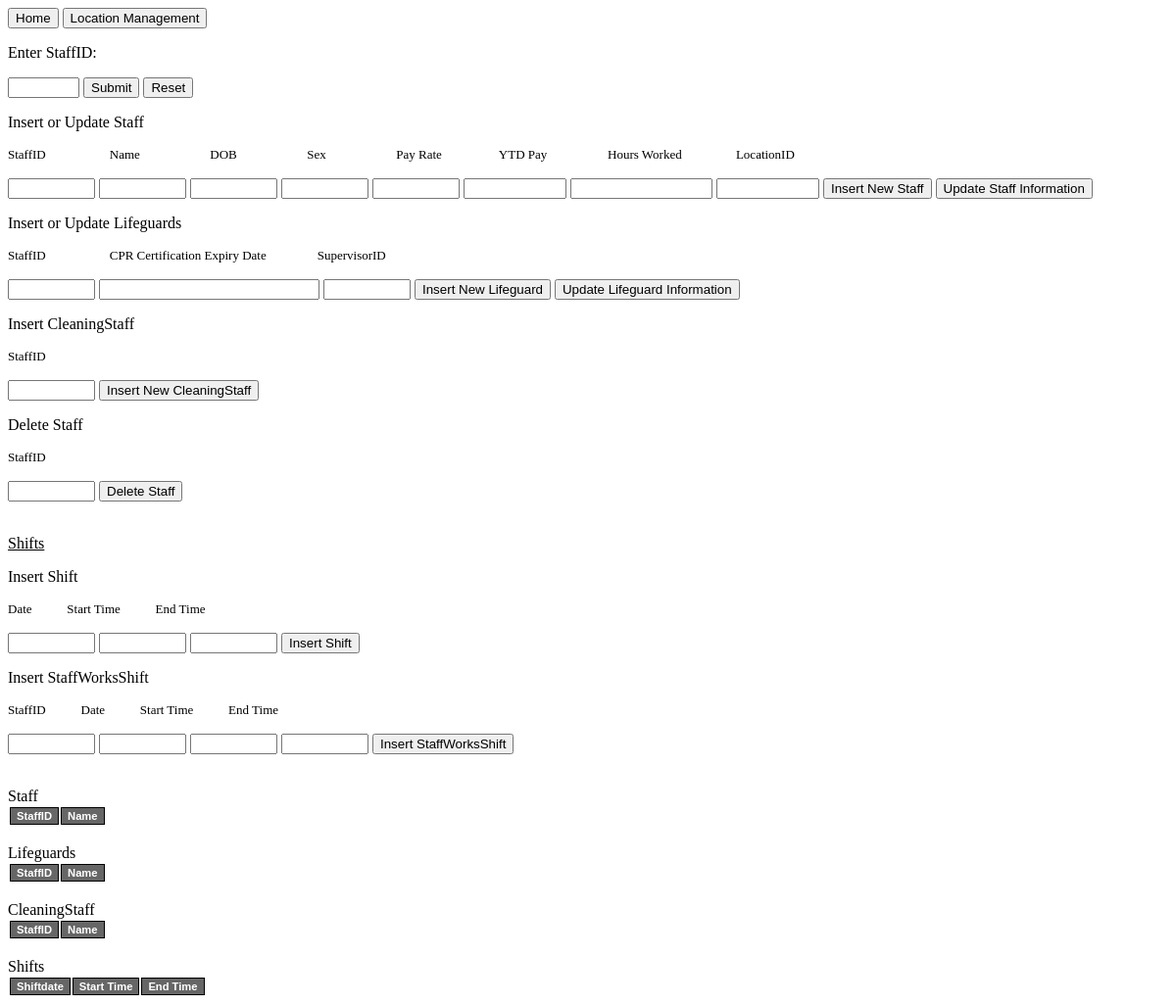
/staff.php, run on an earlier commit of the app's database.
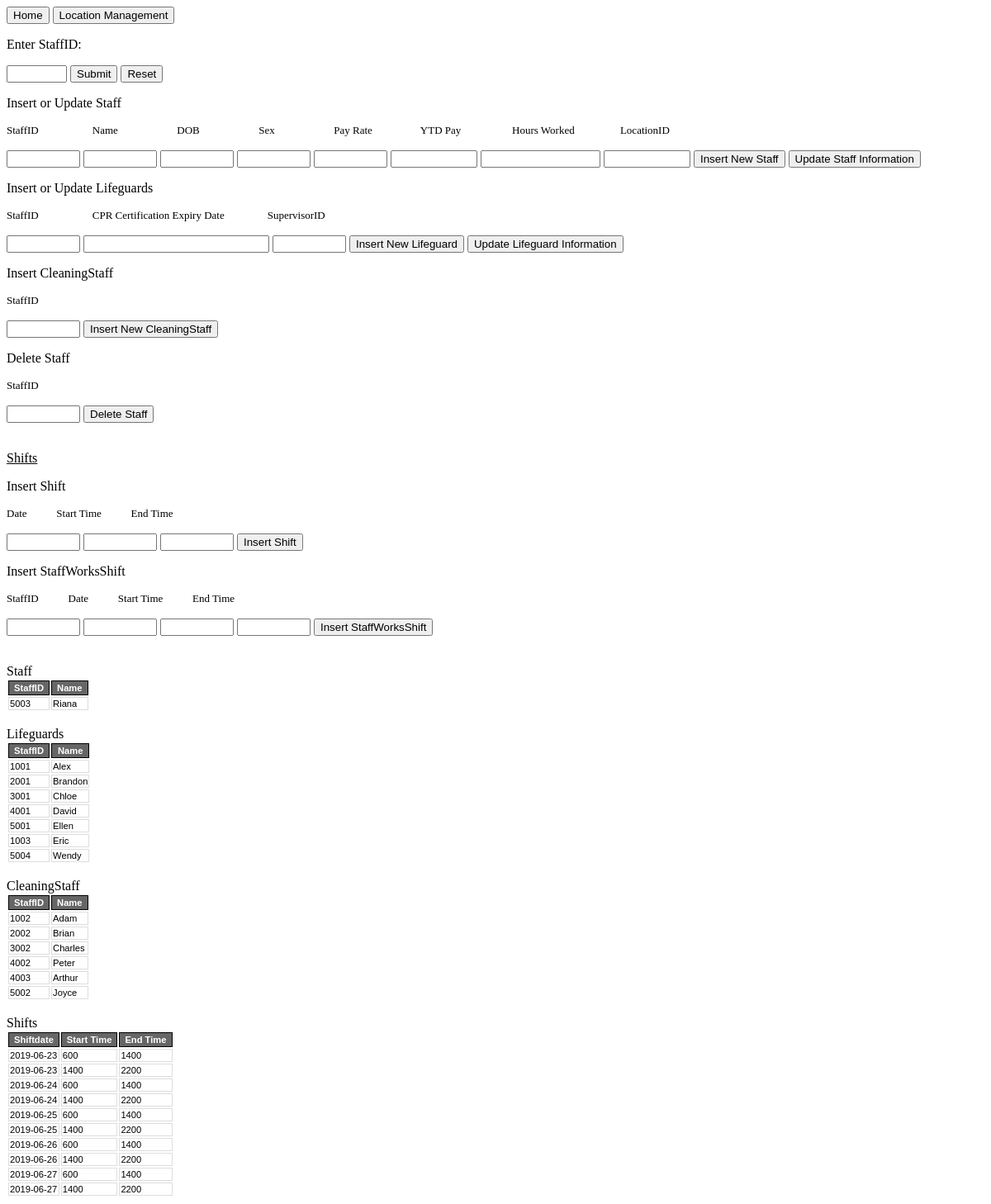
And on a later commit of the database.
### tables this page shows
CREATE TABLE Staff(
	StaffID INTEGER,
	Name CHAR(30),
	DOB DATE,
	Sex CHAR(1),
	Pay_Rate REAL,
	YTD_Pay REAL,
	Hours_Worked_In_Current_Period INTEGER,
	LocationID INTEGER NOT NULL,
	PRIMARY KEY (StaffID),
	FOREIGN KEY (LocationID) REFERENCES Location(LocationID));

CREATE TABLE Lifeguard(
	StaffID INTEGER,
	CPR_Certification_Expiry_Date DATE,
	SupervisorID INTEGER,
	PRIMARY KEY (StaffID),
	FOREIGN KEY (StaffID) REFERENCES Staff(StaffID),
	FOREIGN KEY (SupervisorID) REFERENCES Lifeguard(StaffID));

CREATE TABLE CleaningStaff(
	StaffID INTEGER,
	PRIMARY KEY (StaffID),
	FOREIGN KEY (StaffID) REFERENCES Staff(StaffID));

CREATE TABLE Shift(
	Shiftdate DATE,
	Start_Time SMALLINT,
	End_Time SMALLINT,
	PRIMARY KEY (Shiftdate, Start_Time, End_Time));

### staff.php (the view, shortened to what this page needs)
<p>
<button onclick="window.location.href = 'home.php';">Home</button>
<button onclick="window.location.href = 'locationManagement.php';">Location Management</button>
</p>
<p>Enter StaffID:</p>
<form method="POST" action="staff.php">
<p><input type="text" name="insStaffID" size="6">
<input type="submit" value="Submit" name="selectStaffID">
<input type="submit" value="Reset" name="selectAll"></p>
</form>
<p>Insert or Update Staff</p>
<p>
  <font size="2"> StaffID&nbsp;&nbsp;&nbsp;&nbsp;&nbsp;&nbsp;&nbsp;&nbsp;&nbsp;&nbsp;&nbsp;&nbsp;&nbsp;&nbsp;&nbsp;&nbsp;&nbsp;&nbsp;&nbsp;
  Name&nbsp;&nbsp;&nbsp;&nbsp;&nbsp;&nbsp;&nbsp;&nbsp;&nbsp;&nbsp;&nbsp;&nbsp;&nbsp;&nbsp;&nbsp;&nbsp;&nbsp;&nbsp;&nbsp;&nbsp;&nbsp;
  DOB&nbsp;&nbsp;&nbsp;&nbsp;&nbsp;&nbsp;&nbsp;&nbsp;&nbsp;&nbsp;&nbsp;&nbsp;&nbsp;&nbsp;&nbsp;&nbsp;&nbsp;&nbsp;&nbsp;&nbsp;&nbsp;
  Sex&nbsp;&nbsp;&nbsp;&nbsp;&nbsp;&nbsp;&nbsp;&nbsp;&nbsp;&nbsp;&nbsp;&nbsp;&nbsp;&nbsp;&nbsp;&nbsp;&nbsp;&nbsp;&nbsp;&nbsp;&nbsp;
  Pay Rate&nbsp;&nbsp;&nbsp;&nbsp;&nbsp;&nbsp;&nbsp;&nbsp;&nbsp;&nbsp;&nbsp;&nbsp;&nbsp;&nbsp;&nbsp;&nbsp;&nbsp;
  YTD Pay&nbsp;&nbsp;&nbsp;&nbsp;&nbsp;&nbsp;&nbsp;&nbsp;&nbsp;&nbsp;&nbsp;&nbsp;&nbsp;&nbsp;&nbsp;&nbsp;&nbsp;&nbsp;
  Hours Worked&nbsp;&nbsp;&nbsp;&nbsp;&nbsp;&nbsp;&nbsp;&nbsp;&nbsp;&nbsp;&nbsp;&nbsp;&nbsp;&nbsp;&nbsp;&nbsp;
  LocationID</font>
</p>
<form method="POST" action="staff.php">
   <p>
      <input type="text" name="StaffID" size="8">
      <input type="text" name="Name" size="8">
      <input type="text" name="DOB" size="8">
      <input type="text" name="Sex" size="8">
      <input type="text" name="PayRate" size="8">
      <input type="text" name="YTDPay" size="10">
      <input type="text" name="HoursWorkedInCurrentPeriod" size="15">
      <input type="text" name="LocationID" size="10">
      <input type="submit" value="Insert New Staff" name="insertStaff">
      <input type="submit" value="Update Staff Information" name="updateStaff">
   </p>
</form>
<p>Insert or Update Lifeguards</p>
<p>
  <font size="2"> StaffID&nbsp;&nbsp;&nbsp;&nbsp;&nbsp;&nbsp;&nbsp;&nbsp;&nbsp;&nbsp;&nbsp;&nbsp;&nbsp;&nbsp;&nbsp;&nbsp;&nbsp;&nbsp;&nbsp;
  CPR Certification Expiry Date&nbsp;&nbsp;&nbsp;&nbsp;&nbsp;&nbsp;&nbsp;&nbsp;&nbsp;&nbsp;&nbsp;&nbsp;&nbsp;&nbsp;&nbsp;
  SupervisorID
  </font>
</p>
<form method="POST" action="staff.php">
   <p>
      <input type="text" name="LifeguardStaffID" size="8">
      <input type="text" name="LifeguardCPRExpiryDate" size="25">
      <input type="text" name="LifeguardSupervisorID" size="8">
      <input type="submit" value="Insert New Lifeguard" name="insertLifeguard">
      <input type="submit" value="Update Lifeguard Information" name="updateLifeguard">
   </p>
</form>
<p>Insert CleaningStaff</p>
<p>
  <font size="2"> StaffID
  </font>
</p>
<form method="POST" action="staff.php">
   <p>
      <input type="text" name="CleaningStaffID" size="8">
      <input type="submit" value="Insert New CleaningStaff" name="insertCleaningStaff">
   </p>
</form>
<p>Delete Staff</p>
<p>
  <font size="2">StaffID</font>
</p>
<form method="POST" action="staff.php">
   <p>
      <input type="text" name="deleteStaffID" size="8">
      <input type="submit" value="Delete Staff" name="deleteStaff">
   </p>
</form>
<u>Shifts</u>
<p>Insert Shift</p>
<p>
  <font size="2"> Date&nbsp;&nbsp;&nbsp;&nbsp;&nbsp;&nbsp;&nbsp;&nbsp;&nbsp;&nbsp;
                  Start Time&nbsp;&nbsp;&nbsp;&nbsp;&nbsp;&nbsp;&nbsp;&nbsp;&nbsp;&nbsp;
                  End Time</font>
</p>
<form method="POST" action="staff.php">
   <p>
      <input type="text" name="insDate_shift" size="8">
      <input type="text" name="insStart_Time_shift" size="8">
      <input type="text" name="insEnd_Time_shift" size="8">
      <input type="submit" value="Insert Shift" name="insert_shift">
   </p>
</form>
<p>Insert StaffWorksShift</p>
<p>
  <font size="2"> StaffID&nbsp;&nbsp;&nbsp;&nbsp;&nbsp;&nbsp;&nbsp;&nbsp;&nbsp;&nbsp;
                  Date&nbsp;&nbsp;&nbsp;&nbsp;&nbsp;&nbsp;&nbsp;&nbsp;&nbsp;&nbsp;
                  Start Time&nbsp;&nbsp;&nbsp;&nbsp;&nbsp;&nbsp;&nbsp;&nbsp;&nbsp;&nbsp;
                  End Time</font>
</p>
<form method="POST" action="staff.php">
   <p>
      <input type="text" name="insStaffID_staffworksshift" size="8">
      <input type="text" name="insDate_staffworksshift" size="8">
      <input type="text" name="insStart_Time_staffworksshift" size="8">
      <input type="text" name="insEnd_Time_staffworksshift" size="8">
      <input type="submit" value="Insert StaffWorksShift" name="insert_staffworksshift">
   </p>
</form>
<html>
</html>
<?php
$conn = OpenCon();
function printTable($resultFromSQL, $namesOfColumnsArray, $namesOfSQLArray, $tablename, $id)
{
    echo '<br>'.$tablename.'<br>';
    echo "<table id=$id>";
    echo "<tr>";
    foreach ($namesOfColumnsArray as $name) {
        echo "<th>$name</th>";
    }
    echo "</tr>";
    while ($row = $resultFromSQL->fetch_assoc()) {
        echo "<tr>";
		foreach ($namesOfSQLArray as $name) {
			echo "<td>" . $row["$name"] . "</td>";
		}
        echo "</tr>";
    }
    echo "</table>";
}
if ($conn) {
	if (array_key_exists('selectStaffID', $_POST)) {
		$bind1 = $_POST['insStaffID'];
		$isLifeguard = $conn->query("SELECT COUNT(StaffID) AS Num FROM Lifeguard WHERE StaffID=$bind1");
		$isCleaningStaff = $conn->query("SELECT COUNT(StaffID) AS Num FROM CleaningStaff WHERE StaffID=$bind1");
		if($isLifeguard->fetch_assoc()['Num'] > 0) {
		    $result = $conn->query("SELECT s.StaffID, s.Name, s.DOB, s.Sex, s.Pay_Rate, s.YTD_Pay, s.Hours_Worked_In_Current_Period, s.LocationID, l.CPR_Certification_Expiry_Date, l.SupervisorID
			FROM Staff s, Lifeguard l
			WHERE l.StaffID=$bind1 AND s.StaffID = l.StaffID");
			$columnNames = array("StaffID", "Name", "DOB", "Sex", "Pay Rate", "YTD Pay", "Hours Worked In Current Period", "LocationID", "CPR Certification Expiry Date", "SupervisorID");
		    $selectNames = array("StaffID", "Name", "DOB", "Sex", "Pay_Rate", "YTD_Pay", "Hours_Worked_In_Current_Period", "LocationID", "CPR_Certification_Expiry_Date", "SupervisorID");
		    printTable($result, $columnNames, $selectNames, "Staff", "Staff");
		} else if($isCleaningStaff->fetch_assoc()['Num'] > 0) {
		    $result = $conn->query("SELECT StaffID, Name, DOB, Sex, Pay_Rate, YTD_Pay, Hours_Worked_In_Current_Period, LocationID
			FROM Staff
			WHERE StaffID=$bind1");
		    $columnNames = array("StaffID", "Name", "DOB", "Sex", "Pay Rate", "YTD Pay", "Hours Worked In Current Period", "LocationID");
		    $selectNames = array("StaffID", "Name", "DOB", "Sex", "Pay_Rate", "YTD_Pay", "Hours_Worked_In_Current_Period", "LocationID");
		    printTable($result, $columnNames, $selectNames, "Staff", "Staff");
		    $result = $conn->query("SELECT cscr.Room_Num, cscr.LocationID, rcs.Last_Cleaned_Date, rcs.Additional_Notes FROM CleaningStaffCleansRoom cscr, RoomCleaningStatus rcs WHERE cscr.Room_Num=rcs.Room_Num AND cscr.LocationID=rcs.LocationID AND cscr.StaffID=$bind1");
		    $columnNames = array("Room Num", "LocationID", "Last Cleaned Date", "Additional Notes");
			$selectNames = array("Room_Num", "LocationID", "Last_Cleaned_Date", "Additional_Notes");
		    printTable($result, $columnNames, $selectNames, "Rooms Cleaned by Staff", "CleaningStaffCleansRooms");
		    $result = $conn->query("SELECT csml.Locker_Num, csml.LocationID, lms.Last_Maintenance_Date, lms.Additional_Notes FROM LockerMaintenanceStatus lms, CleaningStaffMaintainsLocker csml WHERE lms.Locker_Num=csml.Locker_Num AND lms.LocationID=csml.LocationID AND csml.StaffID=$bind1");
		    $columnNames = array("Locker #", "LocationID", "Last Maintenance Date", "Additional Notes");
			$selectNames = array("Locker_Num", "LocationID", "Last_Maintenance_Date", "Additional_Notes");
		    printTable($result, $columnNames, $selectNames, "Lockers Maintained by Staff", "CleaningStaffMaintainsLockers");
		} else {
			$result = $conn->query("SELECT StaffID, Name, DOB, Sex, Pay_Rate, YTD_Pay, Hours_Worked_In_Current_Period, LocationID  FROM Staff WHERE StaffID=$bind1");
			$columnNames = array("StaffID", "Name", "DOB", "Sex", "Pay Rate", "YTD Pay", "Hours Worked In Current Period", "LocationID");
			$selectNames = array("StaffID", "Name", "DOB", "Sex", "Pay_Rate", "YTD_Pay", "Hours_Worked_In_Current_Period", "LocationID");
			printTable($result, $columnNames, $selectNames, "Staff", "Staff");
		}
		$result = $conn->query("SELECT Shiftdate, Start_Time, End_Time FROM StaffWorksShift WHERE StaffID=$bind1");
		$columnNames = array("Shiftdate", "Start Time", "End Time");
		$selectNames = array("Shiftdate", "Start_Time", "End_Time");
		printTable($result, $columnNames, $selectNames, "This Staff's Shifts", "StaffWorksShift");
	} else {
    $staffResult = $conn->query("SELECT StaffID, Name
      FROM Staff
      WHERE StaffID NOT IN (SELECT StaffID FROM Lifeguard) AND StaffID NOT IN (SELECT StaffID FROM CleaningStaff)");
    $staffColumnNames = array("StaffID", "Name");
    printTable($staffResult, $staffColumnNames, $staffColumnNames, "Staff", "StaffAll");
    $lifeguardResult = $conn->query("SELECT lifeguard.StaffID, staff.Name FROM Lifeguard lifeguard, Staff staff WHERE staff.StaffID=lifeguard.StaffID");
    $cleaningStaffResult = $conn->query("SELECT cstaff.StaffID, staff.Name FROM CleaningStaff cstaff, Staff staff WHERE staff.StaffID=cstaff.StaffID");
    $shiftResult = $conn->query("SELECT * FROM Shift");
  }
} else {
	echo "cannot connect";
}
?>

### staff.php (style rules this page uses)
#StaffAll { width: 5%; }
th { font-family: Arial, Helvetica, sans-serif; font-size: .7em; background: #666; color: #FFF; padding: 2px 6px; border-collapse: separate; border: 1px solid #000; }
td { font-family: Arial, Helvetica, sans-serif; font-size: .7em; border: 1px solid #DDD; color: black; }

What changed in the data, as far as the page shows it:
added staff: StaffID "5003", Name "Riana"
added lifeguard: StaffID "1001", StaffID.Name "Alex"
added lifeguard: StaffID "2001", StaffID.Name "Brandon"
added lifeguard: StaffID "3001", StaffID.Name "Chloe"
added lifeguard: StaffID "4001", StaffID.Name "David"
added lifeguard: StaffID "5001", StaffID.Name "Ellen"
added lifeguard: StaffID "1003", StaffID.Name "Eric"
added lifeguard: StaffID "5004", StaffID.Name "Wendy"
added cleaningstaff: StaffID "1002", StaffID.Name "Adam"
added cleaningstaff: StaffID "2002", StaffID.Name "Brian"
added cleaningstaff: StaffID "3002", StaffID.Name "Charles"
added cleaningstaff: StaffID "4002", StaffID.Name "Peter"
added cleaningstaff: StaffID "4003", StaffID.Name "Arthur"
added cleaningstaff: StaffID "5002", StaffID.Name "Joyce"
added shift: Shiftdate "2019-06-23", Start_Time "600", End_Time "1400"
added shift: Shiftdate "2019-06-23", Start_Time "1400", End_Time "2200"
added shift: Shiftdate "2019-06-24", Start_Time "600", End_Time "1400"
added shift: Shiftdate "2019-06-24", Start_Time "1400", End_Time "2200"
added shift: Shiftdate "2019-06-25", Start_Time "600", End_Time "1400"
added shift: Shiftdate "2019-06-25", Start_Time "1400", End_Time "2200"
added shift: Shiftdate "2019-06-26", Start_Time "600", End_Time "1400"
added shift: Shiftdate "2019-06-26", Start_Time "1400", End_Time "2200"
added shift: Shiftdate "2019-06-27", Start_Time "600", End_Time "1400"
added shift: Shiftdate "2019-06-27", Start_Time "1400", End_Time "2200"
